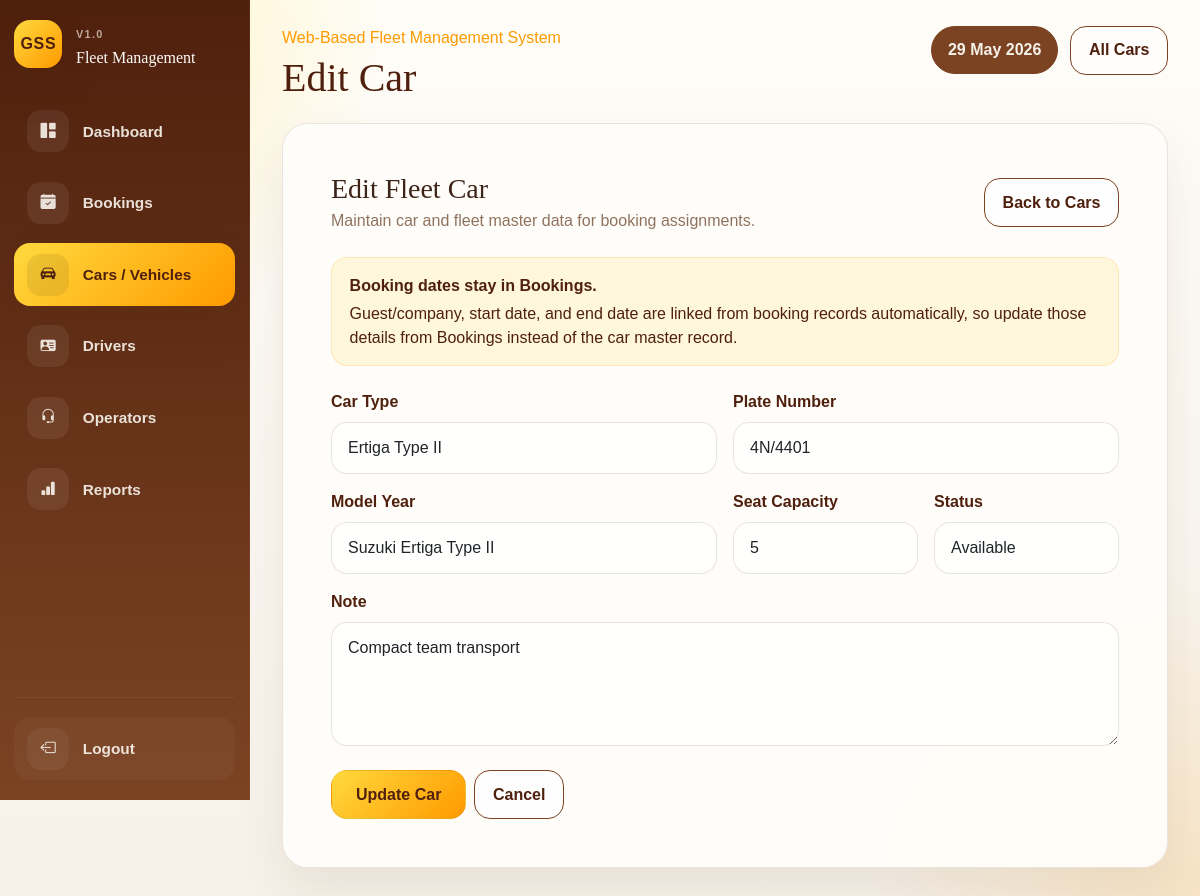
The app's page /car-edit.php?id=2 (signed in) with its own data.
### tables this page shows
CREATE TABLE cars (

    id INT UNSIGNED AUTO_INCREMENT PRIMARY KEY,

    car_type VARCHAR(100) NOT NULL,

    plate_no VARCHAR(50) NOT NULL UNIQUE,

    model_name VARCHAR(100) NOT NULL,

    seat_capacity TINYINT UNSIGNED NOT NULL DEFAULT 4,

    availability_status ENUM(
        'Available',
        'Assigned',
        'Maintenance',
        'Inactive'
    ) NOT NULL DEFAULT 'Available',

    note TEXT NULL,

    created_at TIMESTAMP DEFAULT CURRENT_TIMESTAMP,

    updated_at TIMESTAMP DEFAULT CURRENT_TIMESTAMP
    ON UPDATE CURRENT_TIMESTAMP

);

### includes/helpers.php (called while the page is built, shortened)
<?php
function e(?string $value): string
{
    return htmlspecialchars((string) $value, ENT_QUOTES, 'UTF-8');
}
function car_statuses(): array
{
    return [
        'Available',
        'Assigned',
        'Maintenance',
    ];
}
function selected(mixed $actual, mixed $expected): string
{
    return (string) $actual === (string) $expected ? 'selected' : '';
}

### includes/car-form.php (the view, shortened to what this page needs)
<?php
$car = $car ?? [];
$submitLabel = $submitLabel ?? 'Save Car';
$formTitle = $formTitle ?? 'Car Form';
?>
<div class="card-shell form-card">
    <div class="card-body p-4 p-lg-5">
        <div class="d-flex justify-content-between align-items-center flex-wrap gap-2 mb-4">
            <div>
                <h1 class="h3 mb-1"><?= e($formTitle) ?></h1>
                <p class="text-muted-soft mb-0">Maintain car and fleet master data for booking assignments.</p>
            </div>
            <a class="btn btn-shell" href="cars.php">Back to Cars</a>
        </div>
        <div class="form-assignment-note mb-4">
            <strong>Booking dates stay in Bookings.</strong>
            Guest/company, start date, and end date are linked from booking records automatically, so update those details from <a href="bookings.php">Bookings</a> instead of the car master record.
        </div>
        <form method="post" class="row g-3">
            <div class="col-md-6">
                <label for="car_type" class="form-label">Car Type</label>
                <input type="text" class="form-control" id="car_type" name="car_type" value="<?= e($car['car_type'] ?? '') ?>" required>
            </div>
            <div class="col-md-6">
                <label for="plate_no" class="form-label">Plate Number</label>
                <input type="text" class="form-control" id="plate_no" name="plate_no" value="<?= e($car['plate_no'] ?? '') ?>" required>
            </div>
            <div class="col-md-6">
                <label for="model_name" class="form-label">Model Year</label>
                <input type="text" class="form-control" id="model_name" name="model_name" value="<?= e($car['model_name'] ?? '') ?>" required>
            </div>
            <div class="col-md-3">
                <label for="seat_capacity" class="form-label">Seat Capacity</label>
                <input type="number" min="1" class="form-control" id="seat_capacity" name="seat_capacity" value="<?= e((string) ($car['seat_capacity'] ?? 4)) ?>" required>
            </div>
            <div class="col-md-3">
                <label for="availability_status" class="form-label">Status</label>
                <select class="form-select" id="availability_status" name="availability_status" required>
                    <?php foreach (car_statuses() as $status): ?>
                        <option value="<?= e($status) ?>" <?= selected($car['availability_status'] ?? 'Available', $status) ?>>
                            <?= e($status) ?>
                        </option>
                    <?php endforeach; ?>
                </select>
            </div>
            <div class="col-12">
                <label for="note" class="form-label">Note</label>
                <textarea class="form-control" id="note" name="note" rows="4" placeholder="Optional note about maintenance, assignment, or condition"><?= e($car['note'] ?? '') ?></textarea>
            </div>
            <div class="col-12 d-flex flex-wrap gap-2 pt-2">
                <button type="submit" class="btn btn-accent px-4"><?= e($submitLabel) ?></button>
                <a class="btn btn-shell" href="cars.php">Cancel</a>
            </div>
        </form>
    </div>
</div>

### assets/css/style.css (style rules this page uses)
:root { --cream: #f6f1e9; --gold: #ffd93d; --amber: #ff9a00; --cocoa: #4f200d; --cocoa-soft: #7b4322; --paper: #fffaf3; --paper-strong: #fffdf9; --ink: #3d2418; --muted: #8f735f; --line: rgba(79, 32, 13, 0.12); --shadow: 0 22px 50px rgba(79, 32, 13, 0.08); }
*, *::before, *::after { box-sizing: border-box; }
body { margin: 0; min-height: 100vh; background: radial-gradient(circle at top left, rgba(255, 217, 61, 0.36), transparent 26%), radial-gradient(circle at bottom right, rgba(255, 154, 0, 0.16), transparent 22%), linear-gradient(180deg, #fffdf8 0%, var(--cream) 100%); color: var(--ink); font-family: "Trebuchet MS", "Gill Sans", sans-serif; }
h1, h2, h3, h4, h5, h6 { font-family: Georgia, "Palatino Linotype", serif; color: var(--cocoa); }
a { color: inherit; text-decoration: none; }
.card-shell { background: rgba(255, 253, 249, 0.96); border: 1px solid var(--line); border-radius: 1.6rem; box-shadow: var(--shadow); }
.text-muted-soft { color: var(--muted); }
.btn { border-radius: 1rem; font-weight: 700; padding: 0.72rem 1.1rem; }
.btn-accent { background: linear-gradient(135deg, var(--gold), var(--amber)); border: 1px solid rgba(79, 32, 13, 0.08); color: var(--cocoa); }
.btn-shell { background: rgba(255, 255, 255, 0.8); border: 0.1px groove var(--cocoa-soft); color: var(--cocoa); transition: all 0.2s ease; }
.form-card { overflow: hidden; }
.form-assignment-note { padding: 0.95rem 1.1rem; border-radius: 1rem; background: rgba(255, 217, 61, 0.16); border: 1px solid rgba(255, 154, 0, 0.18); color: var(--cocoa); }
.form-assignment-note strong { display: block; margin-bottom: 0.25rem; }
.form-label { font-weight: 700; color: var(--cocoa); }
.form-control, .form-select, .form-control:focus, .form-select:focus { border-radius: 1rem; }
.form-control, .form-select { border-color: rgba(79, 32, 13, 0.12); background: rgba(255, 255, 255, 0.85); padding: 0.82rem 1rem; }

### assets/css/sidebar.css (style rules this page uses)
html, body { overflow-x: hidden; }

### records on screen
cars: car_type "Ertiga Type II", plate_no "4N/4401", model_name "Suzuki Ertiga Type II", seat_capacity "5", availability_status "Available", note "Compact team transport"

### other values on screen
$item['label'] "Dashboard"
$item['label'] "Bookings"
$item['label'] "Cars / Vehicles"
$item['label'] "Drivers"
$item['label'] "Operators"
$item['label'] "Reports"
$pageTitle "Edit Car"
$formTitle "Edit Fleet Car"
$submitLabel "Update Car"
